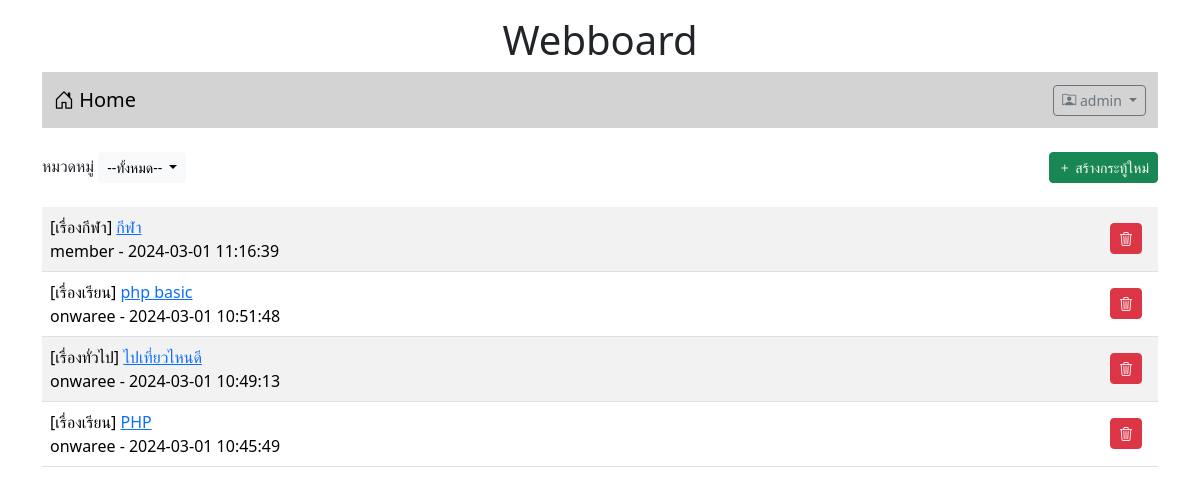
The page /index.php (signed in) on the database its author committed.
### tables this page shows
CREATE TABLE `post` (
  `id` int(11) NOT NULL,
  `title` varchar(128) NOT NULL,
  `content` varchar(2048) NOT NULL,
  `post_date` datetime NOT NULL,
  `cat_id` int(11) NOT NULL,
  `user_id` int(11) NOT NULL
);

CREATE TABLE `category` (
  `id` int(11) NOT NULL,
  `name` varchar(32) NOT NULL
);

CREATE TABLE `user` (
  `id` int(11) NOT NULL,
  `login` varchar(32) NOT NULL,
  `password` varchar(64) NOT NULL,
  `name` varchar(64) NOT NULL,
  `gender` char(1) NOT NULL,
  `email` varchar(32) NOT NULL,
  `role` char(1) NOT NULL
);

### index.php (the view, shortened to what this page needs)
<!DOCTYPE html>
<html lang="en">
<head>
    <link href="https://cdn.jsdelivr.net/npm/bootstrap@5.3.2/dist/css/bootstrap.min.css" rel="stylesheet">
    <link rel="stylesheet" href="https://cdn.jsdelivr.net/npm/bootstrap-icons@1.11.3/font/bootstrap-icons.min.css">
</head>
<body>
    <div class="container-lg">
        <h1 style="text-align: center;" class="mt-3">Webboard </h1>
        <?php
            include("nav.php")
        ?>
        <div class="mt-4 d-flex justify-content-between">
            <div>
                <label>หมวดหมู่</label>
                <span class="dropdown">
                    <button class="btn btn-light btn-sm  dropdown-toggle" type="button" id="dropdownMenuButton1" data-bs-toggle="dropdown" aria-expanded="false">
                         --ทั้งหมด--
                    </button>
                </span>
            </div>
            <?php
                if(isset($_SESSION['id'])){
            ?>
                <div>
                    <a href="newpost.php" class="btn btn-success btn-sm"> <i class="bi bi-plus"></i> สร้างกระทู้ใหม่</a>
                </div>
            <?php
                }
            ?>
        </div>
        <table class="table table-striped mt-4">
                <?php
                    $conn = new PDO("mysql:host=localhost;dbname=webboard;charset=utf8","root","");
                    $sql = "SELECT t3.name , t1.title , t1.id , t2.login , t1.post_date FROM post as t1
                    INNER JOIN user as t2 ON (t1.user_id = t2.id)
                    INNER JOIN category as t3 ON (t1.cat_id = t3.id)
                    ORDER BY t1.post_date DESC";
                    $result = $conn->query($sql);
                    while($row = $result->fetch()){
                        echo "<tr>
                                <td class='d-flex justify-content-between'>
                                <div>[$row[0]]
                                    <a href=post.php?id=$row[2] style=text-decoration: none>$row[1]</a>
                                    <br>
                                    $row[3] - $row[4]
                                </div>";
                                if(isset($_SESSION['id']) && $_SESSION['role'] == 'a'){
                                    echo "<div class='me-2 mt-2'><a href=delete.php?id=$row[2] class='btn btn-danger btn-sm' onclick='return myfunction()'><i class='bi bi-trash3'></i></a></div>";
                                }
                                echo " </td>  </tr>";
                    }
                ?>
        </table>
    </div>
</body>
</html>

### rows shown on the page
post: category.name "เรื่องกีฬา", title "กีฬา", user.login "member", post_date "2024-03-01 11:16:39"
post: category.name "เรื่องเรียน", title "php basic", user.login "onwaree", post_date "2024-03-01 10:51:48"
post: category.name "เรื่องทั่วไป", title "ไปเที่ยวไหนดี", user.login "onwaree", post_date "2024-03-01 10:49:13"
post: category.name "เรื่องเรียน", title "PHP", user.login "onwaree", post_date "2024-03-01 10:45:49"

### other values the page prints
$_SESSION['username'] "admin"
